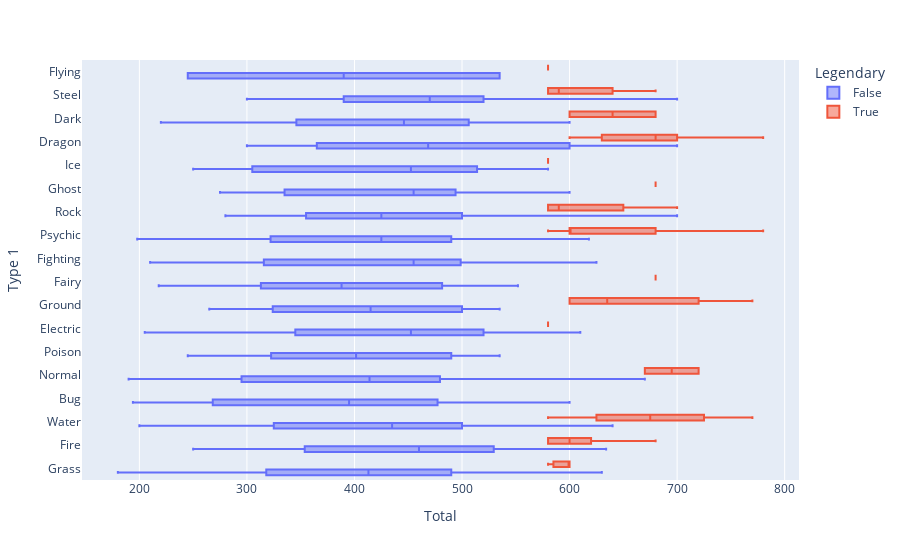

The code cell stored with this chart in its notebook:
### Code cell
fig = px.box(data, x="Total",y='Type 1', color='Legendary')
fig.show()

### Figure 1 — Plotly figure (JSON) as saved in the notebook; plotly's stock layout.template omitted (floating-point values rounded to 4 significant figures; data arrays with more than 128 entries replaced by an {"elided": "..."} marker saying what was removed)
{"data": [{"alignmentgroup": "True", "hovertemplate": "Legendary=False<br>Total=%{x}<br>Type 1=%{y}<extra></extra>", "legendgroup": "False", "marker": {"color": "#636efa"}, "name": "False", "notched": false, "offsetgroup": "False", "orientation": "h", "showlegend": true, "type": "box", "x": {"elided": "735 int values"}, "x0": " ", "xaxis": "x", "y": {"elided": "735 str values"}, "y0": " ", "yaxis": "y"}, {"alignmentgroup": "True", "hovertemplate": "Legendary=True<br>Total=%{x}<br>Type 1=%{y}<extra></extra>", "legendgroup": "True", "marker": {"color": "#EF553B"}, "name": "True", "notched": false, "offsetgroup": "True", "orientation": "h", "showlegend": true, "type": "box", "x": [580, 580, 580, 680, 780, 780, 580, 580, 580, 680, 680, 580, 580, 580, 600, 700, 600, 700, 670, 770, 670, 770, 680, 780, 600, 600, 600, 600, 600, 580, 580, 580, 680, 680, 600, 670, 680, 680, 600, 600, 600, 720, 600, 580, 580, 580, 580, 580, 580, 580, 680, 680, 600, 600, 660, 700, 700, 680, 680, 600, 600, 700, 600, 680, 600], "x0": " ", "xaxis": "x", "y": ["Ice", "Electric", "Fire", "Psychic", "Psychic", "Psychic", "Electric", "Fire", "Water", "Psychic", "Fire", "Rock", "Ice", "Steel", "Dragon", "Dragon", "Dragon", "Dragon", "Water", "Water", "Ground", "Ground", "Dragon", "Dragon", "Steel", "Psychic", "Psychic", "Psychic", "Psychic", "Psychic", "Psychic", "Psychic", "Steel", "Water", "Fire", "Normal", "Ghost", "Ghost", "Dark", "Grass", "Grass", "Normal", "Psychic", "Steel", "Rock", "Grass", "Flying", "Flying", "Electric", "Electric", "Dragon", "Dragon", "Ground", "Ground", "Dragon", "Dragon", "Dragon", "Fairy", "Dark", "Dragon", "Rock", "Rock", "Psychic", "Psychic", "Fire"], "y0": " ", "yaxis": "y"}], "layout": {"boxmode": "group", "legend": {"title": {"text": "Legendary"}, "tracegroupgap": 0}, "margin": {"t": 60}, "xaxis": {"anchor": "y", "domain": [0, 1], "title": {"text": "Total"}}, "yaxis": {"anchor": "x", "domain": [0, 1], "title": {"text": "Type 1"}}}}
